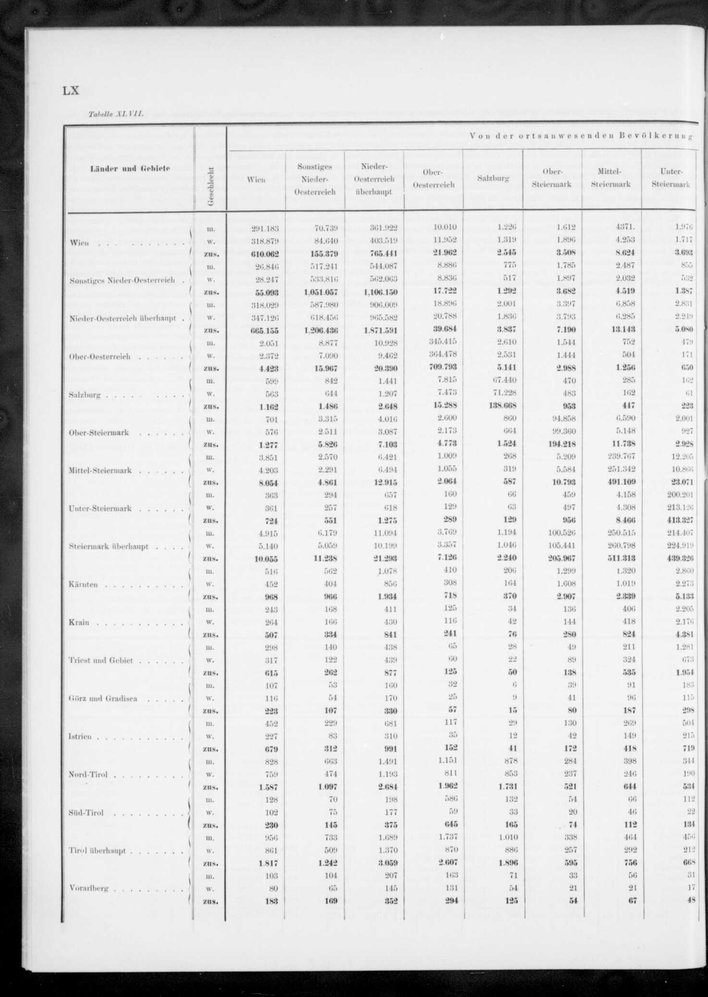
#> input picture Examples/PageExport.png, 708 x 997 px, shrunk from 1474 x 2077 before the run, found by its file name
$ python CV2LineDetectTest.py
#> lines starting #> are read from the running program, lines starting #| are printed output that depends on the picture
import cv2
import numpy as np
import matplotlib
from matplotlib.pyplot import imshow
from matplotlib import pyplot as plt

img = cv2.imread('/home/schmilly/ProfComp3200_38Project/Examples/PageExport.png')
#> img is the input picture: shape (997, 708, 3); min 0, max 255, mean 215.6
gray = cv2.cvtColor(img,cv2.COLOR_BGR2GRAY)

kernel_size = 5
blur_gray = cv2.GaussianBlur(gray,(kernel_size, kernel_size),0)
low_threshold = 50
high_threshold = 150
edges = cv2.Canny(blur_gray, low_threshold, high_threshold)
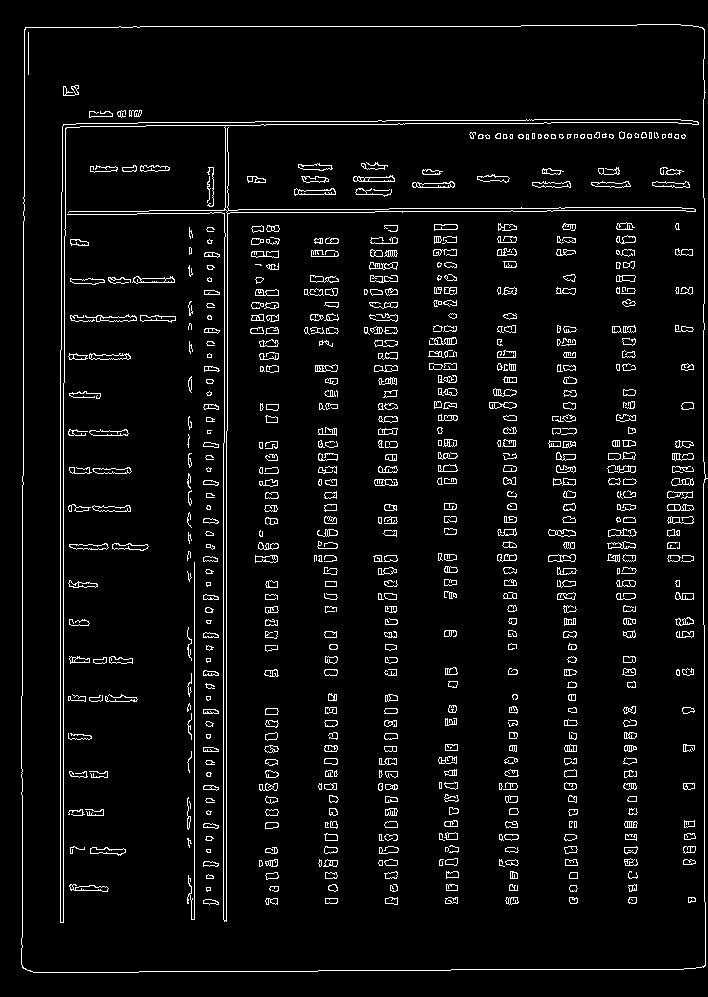
#> edges: shape (997, 708); 4.9% white in thin lines or dots
rho = 1  # distance resolution in pixels of the Hough grid
theta = np.pi / 180  # angular resolution in radians of the Hough grid
threshold = 15  # minimum number of votes (intersections in Hough grid cell)
min_line_length = 50  # minimum number of pixels making up a line
max_line_gap = 20  # maximum gap in pixels between connectable line segments
line_image = np.copy(img) * 0  # creating a blank to draw lines on
#> line_image: shape (997, 708, 3); every value is 0

# Run Hough on edge detected image
# Output "lines" is an array containing endpoints of detected line segments
lines = cv2.HoughLinesP(edges, rho, theta, threshold, np.array([]),
                    min_line_length, max_line_gap)
#> lines = 362 rows, first 6: [60, 922, 60, 350], [63, 922, 63, 383], [194, 919, 194, 562], [22, 695, 22, 476], [223, 919, 223, 443], [704, 901, 704, 625]

for line in lines:
    for x1,y1,x2,y2 in line:
        cv2.line(line_image,(x1,y1),(x2,y2),(255,0,0),5)
#> this loop made 362 passes
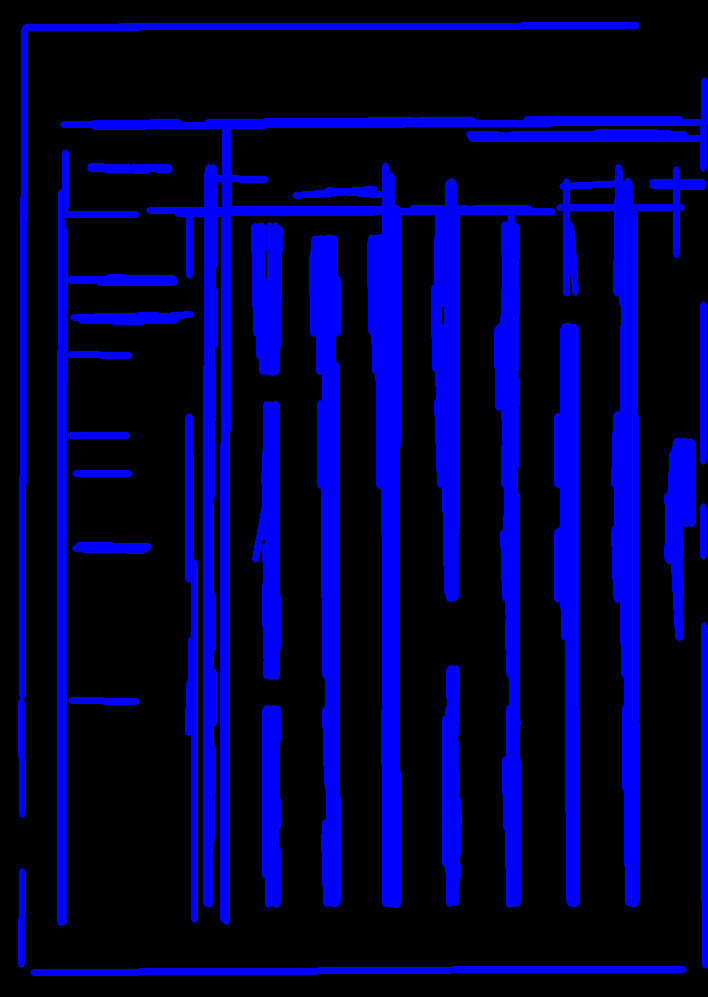
#> line_image: shape (997, 708, 3); mean B, G, R 61.3, 0, 0

# Draw the lines on the  image
lines_edges = cv2.addWeighted(img, 0.8, line_image, 1, 0)
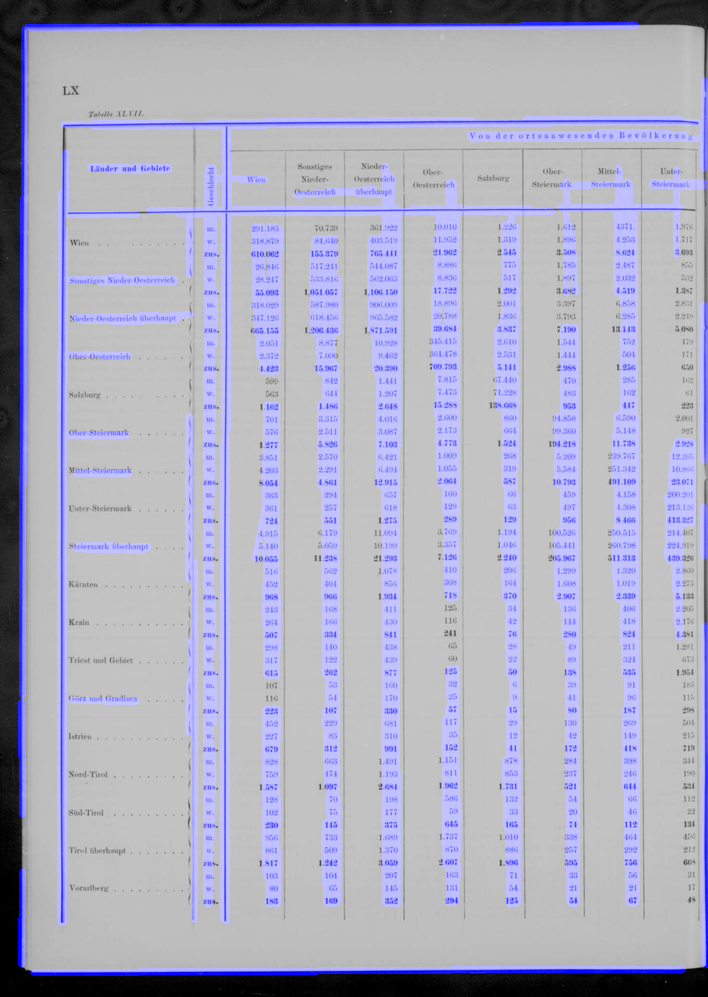
#> lines_edges: shape (997, 708, 3); mean B, G, R 193.1, 172.5, 172.5

cv2.imshow("res",lines_edges)
print(lines_edges)
#> (printed output is left out)
cv2.waitKey(0)
